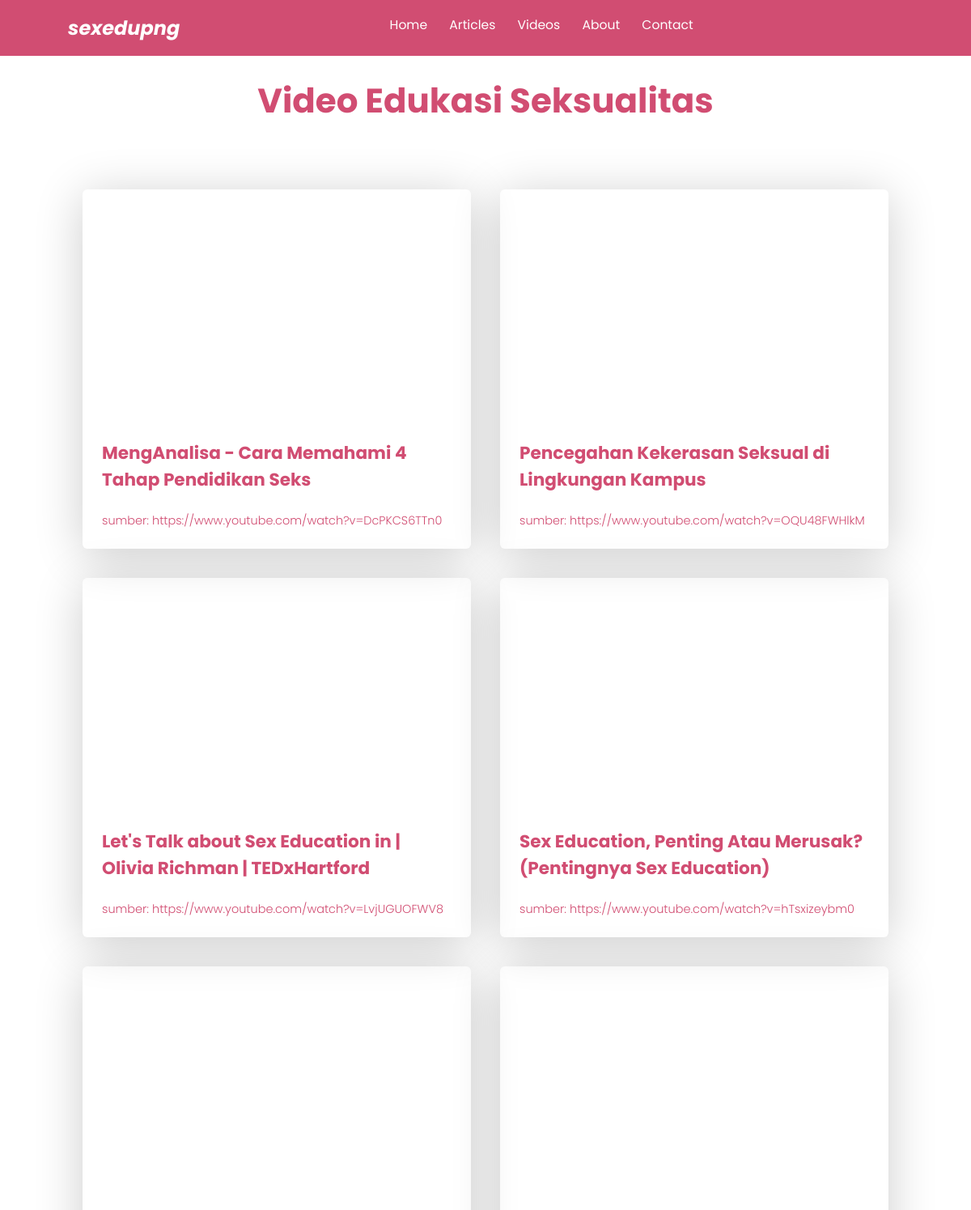
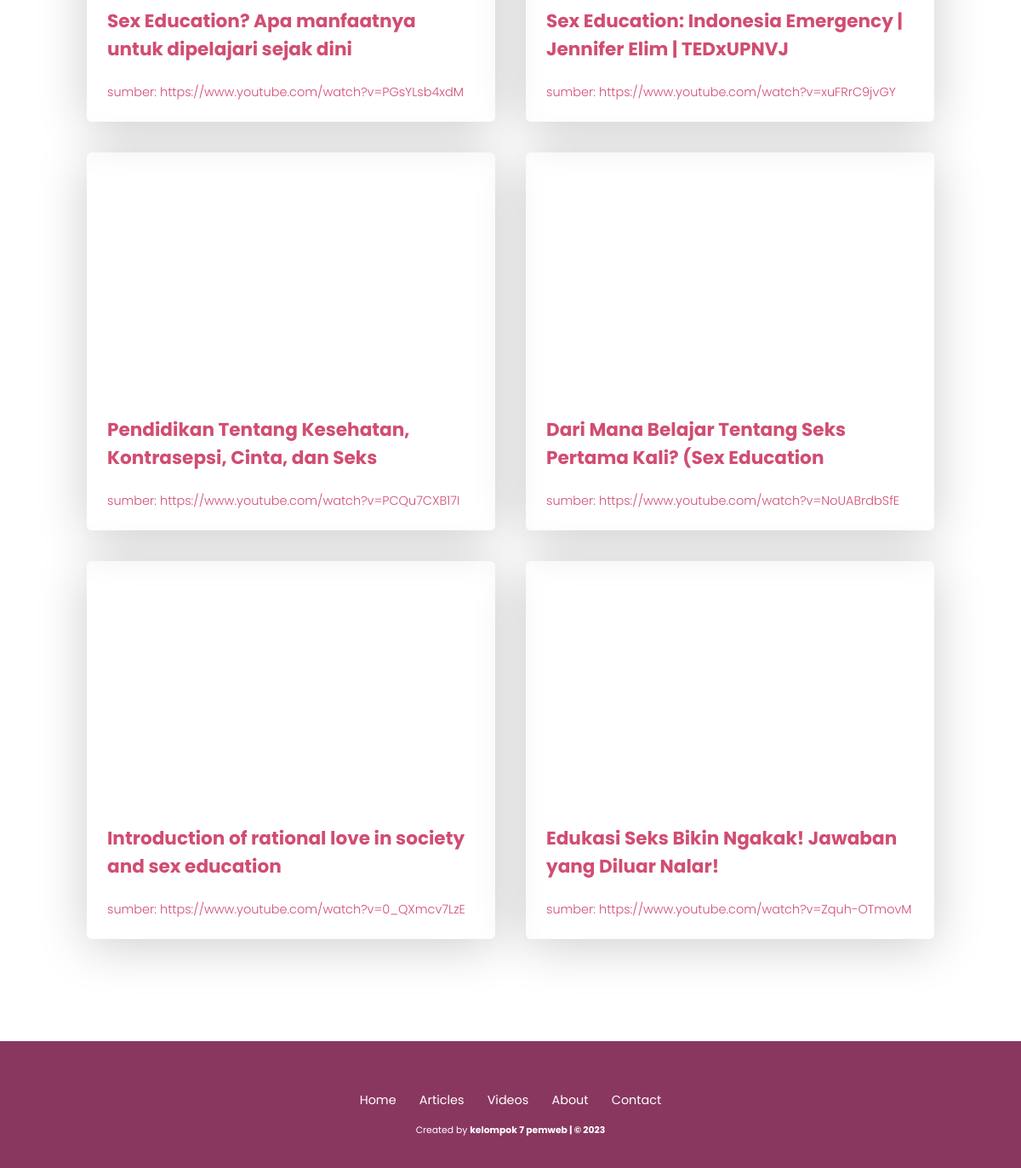
Page /video.php on the committed database (2 pictures, top to bottom).
### tables this page shows
CREATE TABLE `video` (
  `id` int(11) NOT NULL,
  `title` varchar(200) NOT NULL,
  `video` varchar(255) NOT NULL,
  `source` varchar(200) NOT NULL
);

### functions.php (called while the page is built, shortened)
<?php
$conn = mysqli_connect("localhost", "root", "", "sex_education");
function query($query){
    global $conn;
    $result = mysqli_query($conn, $query);
    $rows = [];
    while($row = mysqli_fetch_assoc($result)){
        $rows[] = $row;
    }
    return $rows;
}
?>

### video.php (the view, shortened to what this page needs)
<?php
require 'functions.php';
$video = query("SELECT * FROM video")
?>
<!DOCTYPE html>
<html lang="en">
  <head>
    <link rel="stylesheet" href="https://cdn.jsdelivr.net/npm/@fortawesome/fontawesome-free@6.2.1/css/fontawesome.min.css">
    <link rel="stylesheet" href="css/style.css" />
  </head>
  <body id="top">
    <nav class="navbar">
      <a href="index.php" class="navbar-logo">sexedupng</a>
      <div class="navbar-nav">
        <a href="index.php">Home</a>
        <a href="article.php">Articles</a>
        <a href="video.php">Videos</a>
        <a href="about.php">About</a>
        <a href="contact.php">Contact</a>
      </div>
    </nav>
    <section id="video" class="video-page">
      <h2>Video Edukasi Seksualitas</h2>
      <div class="row">
        <?php foreach ($video as $row) : ?>
        <div class="content">
          <iframe class="vid" <?= $row["video"]; ?>></iframe>
          <h4 class="yt-title"><?= $row["title"]; ?></h4>
          <h6>sumber: <?= $row["source"]; ?></h6>
        </div>
        <?php endforeach; ?>
      </div>
    </section>
    <footer>
      <div class="links">
        <a href="index.php">Home</a>
        <a href="article.php">Articles</a>
        <a href="video.php">Videos</a>
        <a href="about.php">About</a>
        <a href="contact.php">Contact</a>
      </div>
      <div class="credit">
        <p>
          Created by
          <a href="">kelompok 7 pemweb | &copy; 2023</a>
        </p>
      </div>
    </footer>
  </body>
</html>

### css/style.css (style rules this page uses)
:root { --primary: #d14d72; --bg: #fff; --second: #fcc8d1; }
* { font-family: "Poppins", sans-serif; margin: 0; padding: 0; box-sizing: border-box; outline: none; border: none; text-decoration: none; }
html { scroll-behavior: smooth; }
body { font-family: "Poppins", sans-serif; background-color: var(--bg); color: var(--primary); }
.navbar { display: flex; justify-content: space-between; align-items: center; padding: 1.4rem 7%; background-color: var(--primary); top: 0; left: 0; right: 0; z-index: 9999; }
.navbar .navbar-logo { font-size: 2rem; font-weight: 700; color: #fff; font-style: italic; }
.navbar .navbar-nav a { text-align: right; color: #fff; display: inline-block; font-size: 1.3rem; margin: 0 1rem; }
.navbar .navbar-nav a::after { content: ""; display: block; padding-bottom: 0.5rem; border-bottom: 0.1rem solid var(--bg); transform: scaleX(0); transition: 0.2s linear; }
.video-page { background-color: var(--bg); padding: 2rem 7% 4rem; }
.video-page h2 { text-align: center; margin-bottom: 3rem; font-size: 3.5rem; padding-bottom: 1.5rem; color: var(--primary); }
.video-page .row { display: flex; flex-wrap: wrap; }
.video-page .row .content { text-align: center; max-width: 40rem; margin: auto; margin-bottom: 3rem; font-size: 1.8rem; box-shadow: 0 0.65rem 5rem hsla(0, 0%, 0%, 0.2); border-radius: 0.5rem; }
.video-page .row .content .vid { width: 100%; height: 25rem; padding: 3rem 2rem 2rem; }
.video-page .row .content .yt-title { color: var(--primary); text-align: left; padding: 0 2rem 2rem; margin-top: 2rem auto 0.5rem; }
.video-page .row .content h6 { color: var(--primary); text-align: left; padding: 0 2rem 2rem; font-weight: 300; margin-top: 2rem auto 0.5rem; }
.row { width: 100%; display: flex; justify-content: center; align-items: center; margin-top: 5rem; }
footer { background-color: #89375f; text-align: center; padding: 5rem 0 3rem; margin-top: 3rem; }
footer .links { margin-bottom: 1.4rem; }
footer .links a { color: var(--bg); padding: 0.7rem 1rem; font-size: 1.2rem; }
footer .credit { font-size: 0.9rem; }
footer .credit a { color: var(--bg); font-weight: 700; }
footer .credit p { color: var(--bg); }
@media (max-width: 1366px) { html { font-size: 75%; } }

### rows in the picture
video: title "MengAnalisa - Cara Memahami 4 Tahap Pendidikan Seks", source "https://www.youtube.com/watch?v=DcPKCS6TTn0"
video: title "Pencegahan Kekerasan Seksual di Lingkungan Kampus", source "https://www.youtube.com/watch?v=OQU48FWHlkM"
video: title "Let's Talk about Sex Education in | Olivia Richman | TEDxHartford", source "https://www.youtube.com/watch?v=LvjUGUOFWV8"
video: title "Sex Education, Penting Atau Merusak? (Pentingnya Sex Education)", source "https://www.youtube.com/watch?v=hTsxizeybm0"
video: title "Sex Education? Apa manfaatnya untuk dipelajari sejak dini", source "https://www.youtube.com/watch?v=PGsYLsb4xdM"
video: title "Sex Education: Indonesia Emergency | Jennifer Elim | TEDxUPNVJ", source "https://www.youtube.com/watch?v=xuFRrC9jvGY"
video: title "Pendidikan Tentang Kesehatan, Kontrasepsi, Cinta, dan Seks", source "https://www.youtube.com/watch?v=PCQu7CXB17I"
video: title "Dari Mana Belajar Tentang Seks Pertama Kali? (Sex Education", source "https://www.youtube.com/watch?v=NoUABrdbSfE"
video: title "Introduction of rational love in society and sex education", source "https://www.youtube.com/watch?v=0_QXmcv7LzE"
video: title "Edukasi Seks Bikin Ngakak! Jawaban yang Diluar Nalar!", source "https://www.youtube.com/watch?v=Zquh-OTmovM"
